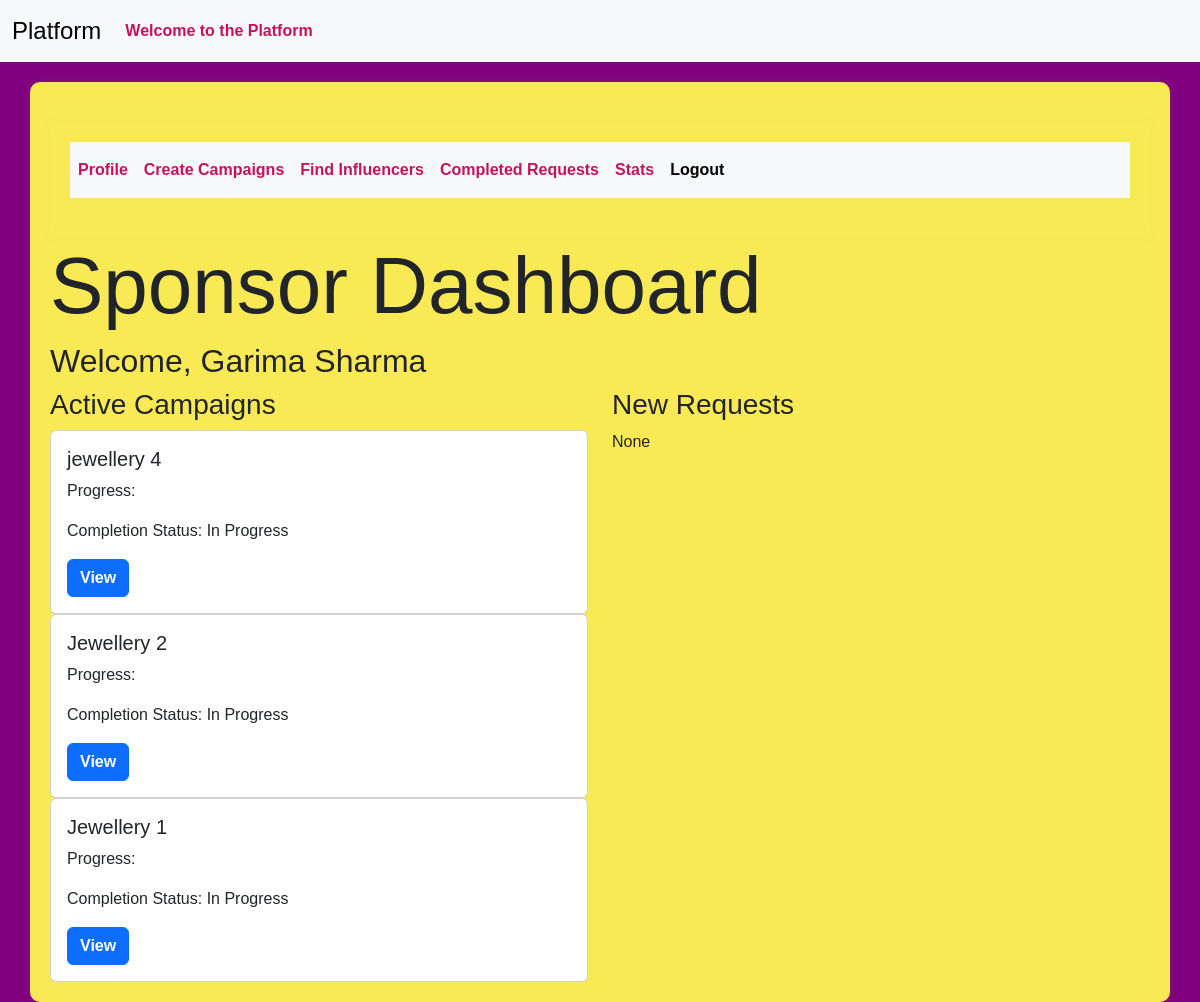
Page /sponsor/dashboard (signed in) on the earlier database version.
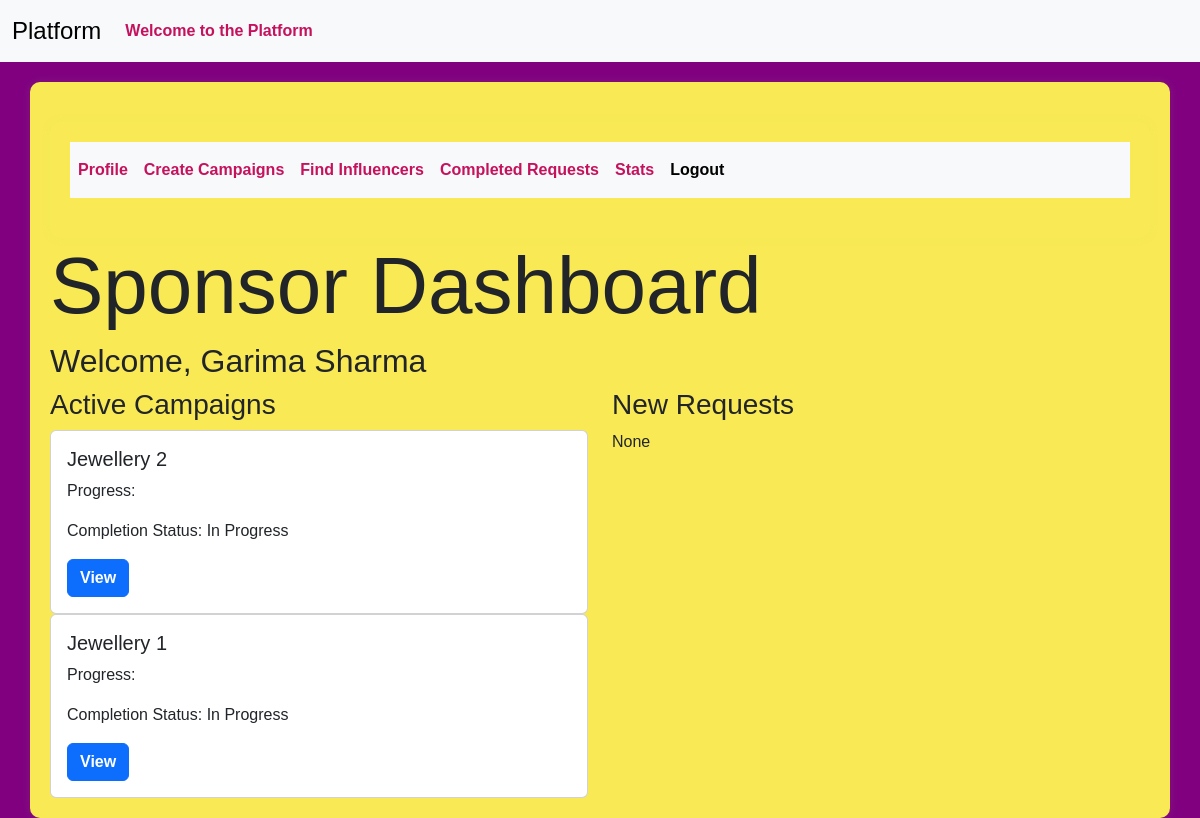
Same page on the later database version.
### models.py (models this page shows)
class Campaign(db.Model):
    __tablename__ = 'campaign'
    id = Column(Integer, primary_key=True)
    name = Column(String(256), unique=False)
    description = Column(Text, nullable=True)
    start_date = Column(Date, nullable=False,default=date.today())
    end_date = Column(Date, nullable=False,default=lambda:date.today()+timedelta(days=30))
    budget = Column(Float, nullable=False,default=0.0)
    visibility = Column(Enum('public', 'private', name='visibility_enum'), nullable=False, default='public')
    sponsor_id = Column(Integer, ForeignKey('sponsor.id'), nullable=False)
    flagged = Column(Boolean, default=False)
    status = Column(String(20), nullable=False,default='In Progress')
    niche = db.Column(db.Enum(NicheEnum), nullable=True)
    completion_status = Column(Boolean, default=False)
    sponsor = relationship('Sponsor', backref='campaigns', overlaps="sponsor_campaigns,sponsor_relation")

### routes.py (the view)
@app.route('/sponsor/dashboard')
@auth_required
def sponsor_dashboard():
    user_id=session.get('user_id')
    if not user_id:
        flash('Kindly login first')
        return redirect(url_for('login'))
    sponsor=Sponsor.query.get(user_id)
    if not sponsor:
        flash('Not Found!','danger')
        return redirect(url_for('login'))
    active_campaigns=Campaign.query.filter_by(sponsor_id=sponsor.id).all()
    new_requests=AdRequest.query.join(Campaign).filter(Campaign.sponsor_id==sponsor.id,AdRequest.status=='Pending').all()
    return render_template('sponsor_dashboard.html',user=sponsor,active_campaigns=active_campaigns,new_requests=new_requests)

### app.py (called while the page is built)
@login_manager.user_loader
def load_user(user_id):
    return User.query.get(int(user_id))

### routes.py (called while the page is built)
def auth_required(func):
    @wraps(func)
    def inner(*args,**kwargs):
        if 'user_id' in session:
            return func(*args,**kwargs)
        else:
           flash('Kindly login first.')
           return redirect(url_for('login'))
    return inner

### templates/sponsor_dashboard.html (shortened to what this page needs)
{% extends 'layout.html' %}
{% block content %}
<div class="container">
    <nav class="navbar navbar-expand-lg bg-body-tertiary">
          <div class="collapse navbar-collapse" id="navbarSupportedContent">
            <ul class="navbar-nav me-auto mb-2 mb-lg-0">
              <li class="nav-item">
                <a class="nav-link" aria-current="page" href="{{url_for('profile')}}">Profile</a>
              </li>
              <li class="nav-item">
                <a class="nav-link" href="{{url_for('create_campaign')}}">Create Campaigns</a>
              </li>
              <li class="nav-item">
               <a class="nav-link" href="{{url_for('find_influencers')}}">Find Influencers</a>
              </li>
              <li class="nav-item">
                <a class="nav-link" href="{{url_for('completed_requests')}}">Completed Requests</a>
              </li>
              <li class="nav-item">
                <a class="nav-link" href="{{url_for('stats.sponsor_stats')}}">Stats</a>
               </li>
              <li class="nav-item">
                <a class="nav-link active" href="{{url_for('logout')}}">Logout</a>
              </li>
            </ul>
          </div>
        </div>
    <h1 class="display-1"> Sponsor Dashboard</h1>
    <h2> Welcome, {{user.name}}</h2>
    <div class="row">
        <div class="col">
            <h3> Active Campaigns</h3>
            {% for campaign in active_campaigns %}
              {% if campaign.status != 'Completed' %}
              <div class="card">
                 <div class="card-body">
                    <h5 class="card-title">{{ campaign.name}}</h5>
                    <p class="card-text"> Progress:{{campaign.progress}}</p>
                    <p> Completion Status: {{ 'Completed' if campaign.completion_status else 'In Progress' }}</p>
                    <a href="{{url_for('view_campaign', campaign_id=campaign.id)}}" class="btn btn-primary">View</a>
                 </div>
              </div>
              {% endif %}
            {% endfor %}
        </div>
    <div class="col">
        <h3>New Requests</h3>
        {% if new_requests %}
          <ul>
            {% for request in new_requests %}
              <li>
                <p>{{request.requirements}}</p>
                <p>Payment: {{request.payment_amount}}</p>
                <p>Status: {{request.status}}</p>
                <a href="{{url_for('view_ad_request',request_id=request.id)}}">View</a>
              </li>
            {% endfor %}
          </ul>
        {% else %}
          <p>None</p>
        {% endif %}
    </div>
{% endblock %}

Differences in the rows shown:
removed Campaign: name "jewellery 4", completion_status "In Progress"
